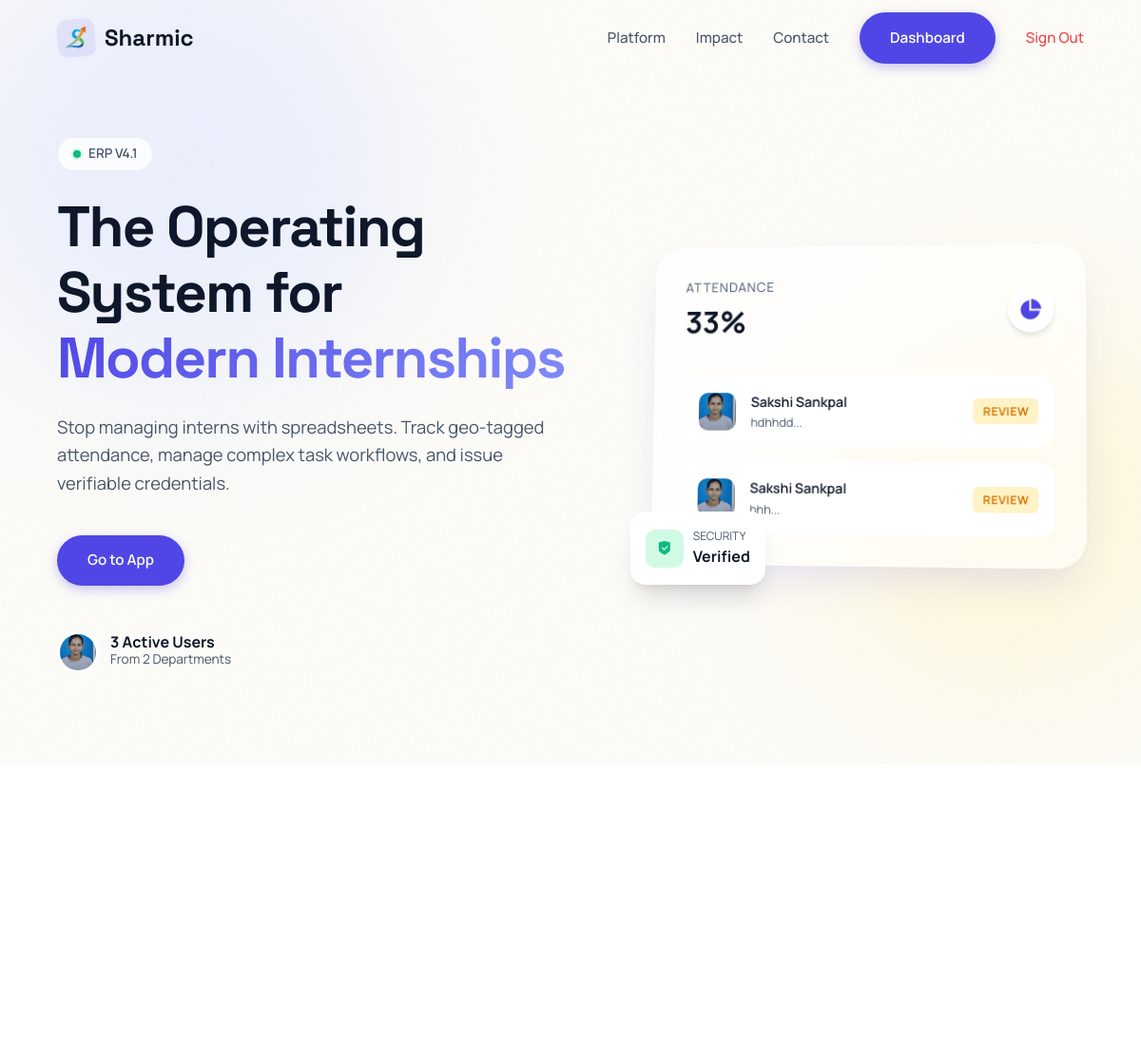
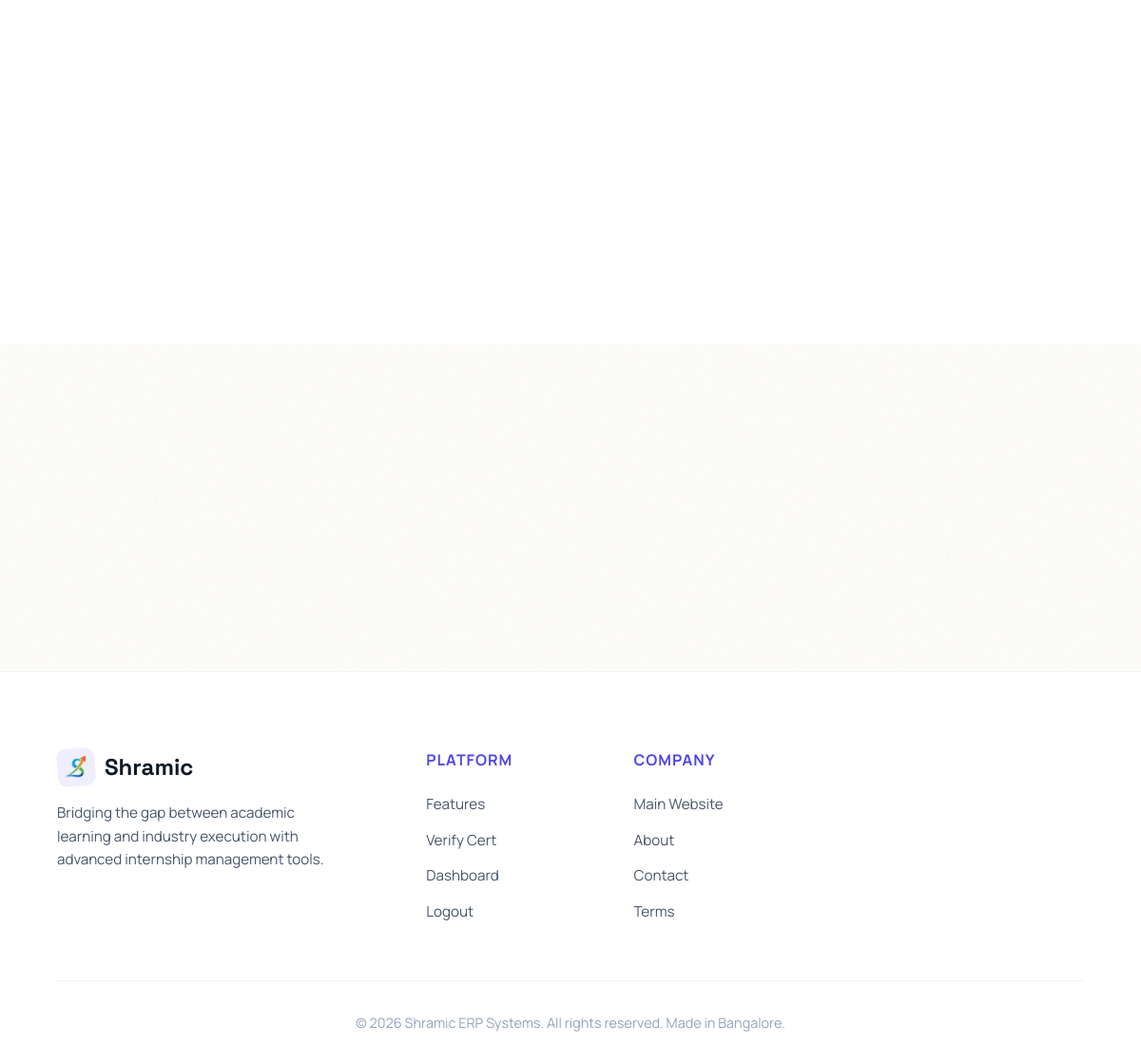
The page / (signed in) on the database its author committed (2 pictures, top to bottom).
### tables this page shows
CREATE TABLE users (
            id INTEGER PRIMARY KEY AUTOINCREMENT,
            intern_id TEXT UNIQUE,
            usn TEXT UNIQUE NOT NULL,
            full_name TEXT NOT NULL,
            phone TEXT NOT NULL,
            email TEXT UNIQUE NOT NULL,
            password_hash TEXT NOT NULL,
            role TEXT NOT NULL,
            photo_url TEXT,
            status TEXT DEFAULT 'PENDING',
            is_admin BOOLEAN DEFAULT 0,
            department TEXT,
            join_date DATE,
            emergency_contact TEXT,
            address TEXT,
            last_login TIMESTAMP,
            login_count INTEGER DEFAULT 0,
            created_at TIMESTAMP DEFAULT CURRENT_TIMESTAMP,
            updated_at TIMESTAMP DEFAULT CURRENT_TIMESTAMP
        );

CREATE TABLE submissions (
            id INTEGER PRIMARY KEY AUTOINCREMENT,
            user_id INTEGER,
            task_id INTEGER,
            content TEXT,
            file_url TEXT,
            file_type TEXT,
            file_size INTEGER,
            status TEXT DEFAULT 'PENDING',
            version INTEGER DEFAULT 1,
            submitted_at TIMESTAMP DEFAULT CURRENT_TIMESTAMP,
            reviewed_at TIMESTAMP,
            reviewed_by INTEGER,
            feedback TEXT,
            grade TEXT,
            FOREIGN KEY (user_id) REFERENCES users(id),
            FOREIGN KEY (task_id) REFERENCES tasks(id),
            FOREIGN KEY (reviewed_by) REFERENCES users(id)
        );

CREATE TABLE tasks (
            id INTEGER PRIMARY KEY AUTOINCREMENT,
            title TEXT NOT NULL,
            description TEXT,
            file_url TEXT,
            assigned_to TEXT,
            assigned_by INTEGER,
            deadline DATE,
            priority TEXT DEFAULT 'MEDIUM',
            status TEXT DEFAULT 'ACTIVE',
            category TEXT,
            estimated_hours REAL,
            completion_percentage INTEGER DEFAULT 0,
            created_at TIMESTAMP DEFAULT CURRENT_TIMESTAMP,
            updated_at TIMESTAMP DEFAULT CURRENT_TIMESTAMP,
            FOREIGN KEY (assigned_by) REFERENCES users(id)
        );

### app.py (the view)
@app.route('/')
def index():
    conn = get_db_connection()
    cur = conn.cursor()
    cur.execute("SELECT COUNT(*) as count FROM users WHERE is_admin = 0 AND status = 'APPROVED'")
    total_interns = cur.fetchone()['count']
    cur.execute("SELECT COUNT(DISTINCT department) as count FROM users WHERE is_admin = 0")
    total_depts = cur.fetchone()['count']
    cur.execute("SELECT COUNT(*) as count FROM submissions")
    total_submissions = cur.fetchone()['count']
    attendance_rate = 0
    if total_interns > 0:
        cur.execute("SELECT COUNT(DISTINCT user_id) as count FROM attendance WHERE date = DATE('now', 'localtime')")
        present_today = cur.fetchone()['count']
        attendance_rate = int((present_today / total_interns) * 100)
    cur.execute("SELECT photo_url FROM users WHERE is_admin = 0 AND photo_url IS NOT NULL ORDER BY last_login DESC LIMIT 4")
    active_avatars = [row['photo_url'] for row in cur.fetchall()]
    cur.execute("""
        SELECT u.full_name, u.photo_url, t.title, s.status, s.submitted_at
        FROM submissions s
        JOIN users u ON s.user_id = u.id
        JOIN tasks t ON s.task_id = t.id
        ORDER BY s.submitted_at DESC LIMIT 3
    """)
    recent_submissions = cur.fetchall()
    conn.close()
    return render_template('public/index.html',
                           total_interns=total_interns,
                           total_depts=total_depts,
                           attendance_rate=attendance_rate,
                           active_avatars=active_avatars,
                           recent_submissions=recent_submissions,
                           total_submissions=total_submissions)

### app.py (called while the page is built)
@app.before_request
def make_session_permanent():
    session.permanent = True
    app.permanent_session_lifetime = timedelta(days=365)

def get_db_connection():
    conn = sqlite3.connect(DATABASE, timeout=30)
    conn.execute("PRAGMA busy_timeout = 30000")
    conn.row_factory = sqlite3.Row
    return conn

def get_current_datetime():
    return datetime.now(TIMEZONE)

@login_manager.user_loader
def load_user(user_id):
    conn = get_db_connection()
    cur = conn.cursor()
    cur.execute("SELECT * FROM users WHERE id = ?", (user_id,))
    user_data = cur.fetchone()
    conn.close()
    return User(dict(user_data)) if user_data else None

@app.context_processor
def inject_globals():
    unread_count = 0
    if current_user.is_authenticated:
        try:
            conn = get_db_connection()
            cur = conn.cursor()
            cur.execute("""
                SELECT COUNT(*) as count
                FROM notifications
                WHERE user_id = ? AND is_read = 0
            """, (current_user.id,))
            unread_count = cur.fetchone()['count']
            conn.close()
        except:
            pass
    return {
        'now': get_current_datetime(),
        'app_name': 'Shramic ERP',
        'unread_notifications': unread_count
    }

@app.before_request
def before_request():
        pass

### templates/public/index.html (shortened to what this page needs)
<!doctype html>
<html lang="en">
  <head>
    <link
      href="https://cdn.jsdelivr.net/npm/remixicon@4.1.0/fonts/remixicon.css"
      rel="stylesheet"
    />
  </head>
  <body>
    <nav class="navbar" id="navbar">
      <div class="container nav-container">
        <a href="/" class="logo">
          <div class="logo-icon">
            <img
              src="{{ url_for('static', filename='images/favicon.png') }}"
              alt="Logo"
              style="width: 70%; height: 70%; object-fit: contain"
            />
          </div>
          <span class="logo-text">Sharmic</span>
        </a>
        <ul class="nav-menu" id="navMenu">
          <li><a href="#features" class="nav-link">Platform</a></li>
          <li><a href="#stats" class="nav-link">Impact</a></li>
          <li>
            <a href="{{ url_for('contact') }}" class="nav-link">Contact</a>
          </li>
          {% if current_user.is_authenticated %}
          <li>
            <a
              href="{{ url_for('admin_dashboard' if current_user.is_admin else 'intern_dashboard') }}"
              class="btn btn-primary"
              style="color: white"
            >
              Dashboard
            </a>
          </li>
          <li>
            <a
              href="{{ url_for('logout') }}"
              class="nav-link"
              style="color: #ef4444"
              >Sign Out</a
            >
          </li>
          {% endif %}
        </ul>
      </div>
    </nav>
    <section class="hero">
      <div class="bg-blob blob-1"></div>
      <div class="container hero-grid">
        <div class="hero-text">
          <div class="reveal">
            <span class="status-pill"
              ><span class="status-dot"></span> ERP V4.1</span
            >
          </div>
          <h1 class="hero-title reveal">
            The Operating System for <br /><span class="gradient-text"
              >Modern Internships</span
            >
          </h1>
          <p class="hero-desc reveal">
            Stop managing interns with spreadsheets. Track geo-tagged
            attendance, manage complex task workflows, and issue verifiable
            credentials.
          </p>
          <div
            class="reveal"
            style="
              display: flex;
              gap: 1rem;
              flex-wrap: wrap;
              margin-bottom: 3rem;
            "
          >
            {% if not current_user.is_authenticated %}
            <a href="{{ url_for('register') }}" class="btn btn-primary"
              >Create Account</a
            >
            <a href="#features" class="btn btn-secondary">View Demo</a>
            {% else %}
            <a href="{{ url_for('intern_dashboard') }}" class="btn btn-primary"
              >Go to App</a
            >
            {% endif %}
          </div>
          <div class="avatar-group reveal">
            <div class="avatars">
              {% if active_avatars %} {% for avatar in active_avatars %}
              <img
                src="{{ url_for('static', filename='uploads/profiles/' + avatar) }}"
                class="avatar-img"
                onerror="
                  this.src =
                    'https://ui-avatars.com/api/?name=User&background=random&color=fff'
                "
                alt="Active User"
              />
              {% endfor %} {% endif %}
            </div>
            <div>
              <div
                style="
                  font-weight: 700;
                  color: var(--text-primary);
                  line-height: 1;
                "
              >
                {{ total_interns }} Active Users
              </div>
              <div style="font-size: 0.85rem; color: var(--text-secondary)">
                From {{ total_depts }} Departments
              </div>
            </div>
          </div>
        </div>
        <div class="mockup-wrapper reveal">
          <div class="glass-card">
            <div
              style="
                display: flex;
                justify-content: space-between;
                align-items: center;
                margin-bottom: 2rem;
              "
            >
              <div>
                <div
                  style="
                    font-size: 0.85rem;
                    color: var(--text-secondary);
                    text-transform: uppercase;
                    letter-spacing: 1px;
                  "
                >
                  Attendance
                </div>
                <div
                  style="
                    font-size: 2rem;
                    font-weight: 700;
                    color: var(--text-primary);
                  "
                >
                  {{ attendance_rate }}%
                </div>
              </div>
              <div
                style="
                  width: 48px;
                  height: 48px;
                  background: white;
                  border-radius: 50%;
                  display: flex;
                  align-items: center;
                  justify-content: center;
                  color: var(--primary);
                  box-shadow: var(--shadow-md);
                "
              >
                <i class="ri-pie-chart-2-fill" style="font-size: 1.5rem"></i>
              </div>
            </div>
            {% if recent_submissions %} {% for sub in recent_submissions %}
            <div class="data-row">
              <div class="row-left">
                <img
                  src="{{ url_for('static', filename='uploads/profiles/' + sub.photo_url) if sub.photo_url else 'https://ui-avatars.com/api/?name=' + sub.full_name }}"
                  style="
                    width: 40px;
                    height: 40px;
                    border-radius: 10px;
                    object-fit: cover;
                  "
                  alt="User"
                />
                <div>
                  <div
                    style="
                      font-weight: 600;
                      font-size: 0.9rem;
                      color: var(--text-primary);
                    "
                  >
                    {{ sub.full_name }}
                  </div>
                  <div style="font-size: 0.8rem; color: var(--text-secondary)">
                    {{ sub.title[:20] }}...
                  </div>
                </div>
              </div>
              {% if sub.status == 'APPROVED' %}
              <span class="badge success"
                ><i class="ri-check-line"></i> Done</span
              >
              {% else %}
              <span class="badge pending">Review</span>
              {% endif %}
            </div>
            {% endfor %} {% endif %}
          </div>
          <div
            style="
              position: absolute;
              bottom: -20px;
              left: -20px;
              background: white;
              padding: 1rem;
              border-radius: 16px;
              box-shadow: var(--shadow-xl);
              display: flex;
              align-items: center;
              gap: 10px;
              animation: float 6s ease-in-out infinite;
            "
          >
            <div
              style="
                background: var(--success-bg);
                width: 40px;
                height: 40px;
                border-radius: 10px;
                display: flex;
                align-items: center;
                justify-content: center;
                color: var(--success);
              "
            >
              <i class="ri-shield-check-fill"></i>
            </div>
            <div>
              <div
                style="
                  font-size: 0.75rem;
                  color: var(--text-secondary);
                  text-transform: uppercase;
                "
              >
                Security
              </div>
              <div style="font-weight: 700">Verified</div>
            </div>
          </div>
        </div>
      </div>
    </section>
    <section id="features" class="feature-section">
      <div class="container">
        <div class="feature-grid">
        </div>
      </div>
    </section>
    <footer class="footer">
      <div class="container">
        <div class="footer-grid">
          <div class="footer-col">
            <a href="/" class="logo" style="margin-bottom: 1rem">
              <div class="logo-icon">
                <img
                  src="{{ url_for('static', filename='images/favicon.png') }}"
                  alt="Logo"
                  style="width: 70%; height: 70%; object-fit: contain"
                />
              </div>
              <span class="logo-text">Shramic</span>
            </a>
            <p
              style="
                color: var(--text-secondary);
                font-size: 0.95rem;
                max-width: 300px;
              "
            >
              Bridging the gap between academic learning and industry execution
              with advanced internship management tools.
            </p>
          </div>
          <div class="footer-col">
            <h5>Platform</h5>
            <ul class="footer-links">
              <li><a href="/#features">Features</a></li>
              <li><a href="/verify/certificate/">Verify Cert</a></li>
              {% if current_user.is_authenticated %}
              <li><a href="/intern/dashboard">Dashboard</a></li>
              <li><a href="/logout">Logout</a></li>
              {% else %}
              <li><a href="/login">Login</a></li>
              <li><a href="/register">Register</a></li>
              {% endif %}
            </ul>
          </div>
          <div class="footer-col">
            <h5>Company</h5>
            <ul class="footer-links">
              <li><a href="https://www.shramic.com/">Main Website</a></li>
              <li><a href="/about">About</a></li>
              <li><a href="/contact">Contact</a></li>
              <li><a href="/terms">Terms</a></li>
            </ul>
          </div>
        </div>
        <div
          style="
            border-top: 1px solid rgba(0, 0, 0, 0.05);
            padding-top: 2rem;
            text-align: center;
            font-size: 0.9rem;
            color: var(--text-tertiary);
          "
        >
          &copy; {{ now.year }} Shramic ERP Systems. All rights reserved. Made
          in Bangalore.
        </div>
      </div>
    </footer>
  </body>
</html>

### rows shown on the page
users: photo_url (picture)
submissions: photo_url (picture), full_name "Sakshi Sankpal", title "hdhhdd", status "REVIEW"
submissions: photo_url (picture), full_name "Sakshi Sankpal", title "hhh", status "REVIEW"

### other values the page prints
{{ total_interns }} "3"
{{ total_depts }} "2"
{{ attendance_rate }} "33"
{{ now.year }} "2026"
